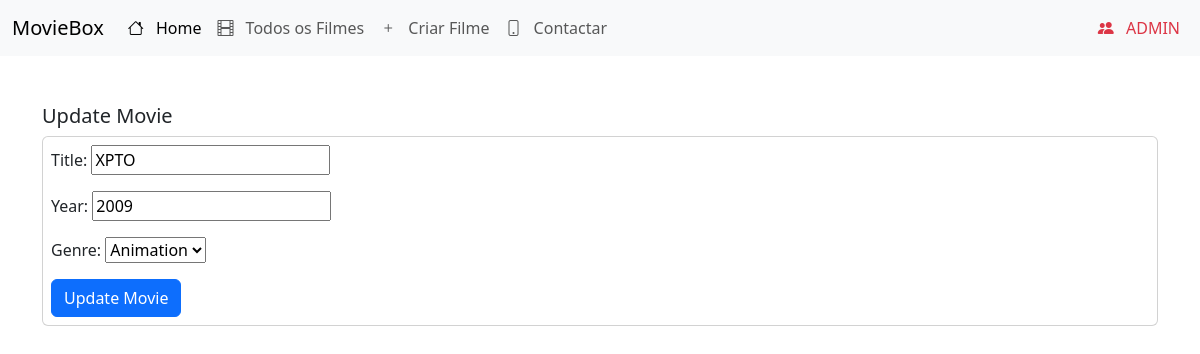
The app's page /movies-update/1/ with its own data.
### movies/models.py (models this page shows, shortened)
class Movie(models.Model):
    title = models.CharField(max_length=255, blank=False, null=False)
    year = models.IntegerField()
    genre = models.ForeignKey(Genre, on_delete=models.SET_NULL, null=True)
    class Meta:
        verbose_name = "Movie"
        verbose_name_plural = "Movies"

### movies/views.py (the view)
# urls.py: path("movies-update/<int:pk>/", MovieUpdateView.as_view(), name="movie-update"),
class MovieUpdateView(UpdateView):
    model = Movie
    fields = ['title', 'year', 'genre']
    template_name = 'movie_create_update.html'
    success_url = reverse_lazy("movie-list")
    def get_context_data(self, **kwargs):
        context = super().get_context_data(**kwargs)
        context["action"] = "Update Movie"
        return context

### movies/models.py (called while the page is built)
    def __str__(self):
        return self.name

### movies/templates/movie_create_update.html (shortened to what this page needs)
{% extends 'base.html' %}
{% block content %}
    <h5>{{ action }}</h5>
    <div class="card p-2 mt-2">
        <form method="POST" action="">
            {{ form.as_p }}
            <button type="submit" class="btn btn-primary">{{ action }}</button>
        </form>
    </div>
{% endblock content %}

### records on screen
Movie: title "XPTO", year "2009", genre "Animation"

### other values on screen
{{ action }} "Update Movie"
